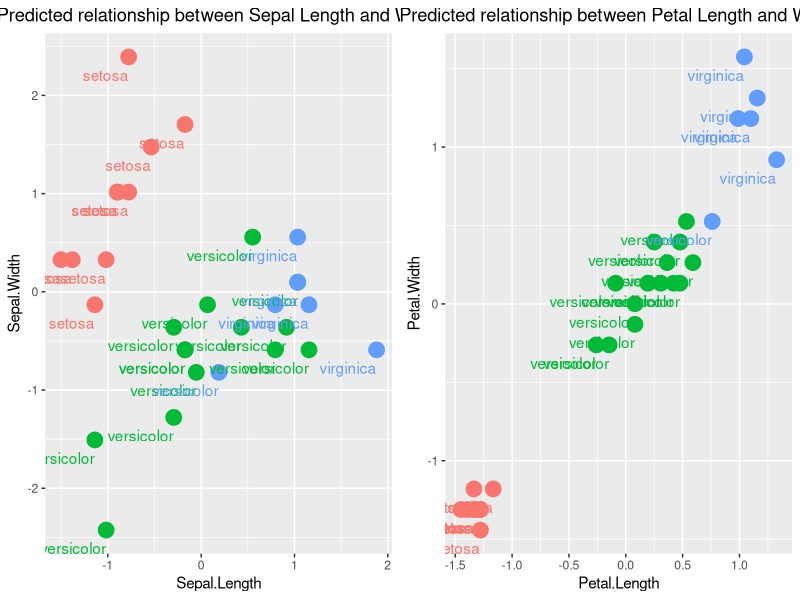

Reproduce this figure in R.
rm(list=ls())

data <- iris

#Assigning row labels
row_labels = data[,5]

#Encoding the target feature as factor
data$Species <- as.numeric(data$Species)

#We want to scale our data
data[,1:4] <- scale(data[,1:4])

#Set seed for splitting data 80/20
set.seed(123)

# Get the size to split, where size is the size of our training
# And, the negative split for our testing
size <- floor(0.8 * nrow(data))

# Obtain row numbers
train_ind <-sample(seq_len(nrow(data)),size =size)

# Training labels
train_labels <- data[train_ind, 5]
# Testing labels
test_labels <- row_labels[-train_ind]
# Training data
data_train <- data[train_ind,1:4]
# Testing data
data_test <- data[-train_ind,1:4]


# Model Rin
library(class)
predictions <- knn(train = data_train,
                  test = data_test,
                  cl = train_labels,
                  k =round(sqrt(nrow(data_train))))

# Let us focus on the subject of plotting our values
plot_predictions <- data.frame(
  data_test$Sepal.Length,
  data_test$Sepal.Width,
  data_test$Petal.Length,
  data_test$Petal.Width,
  predicted = predictions
)



# Renaming col name
colnames(plot_predictions) <- c("Sepal.Length",
                                "Sepal.Width",
                                "Petal.Length",
                                "Petal.Width",
                                "predicted"
                                )

# Let us plot our data
library(ggplot2)
library(gridExtra)

p1 <- ggplot(plot_predictions, aes(Sepal.Length,
                                   Sepal.Width,
                                   color = predicted, 
                                   fill = predicted)) +
geom_point(size  =5) +
geom_text(aes(label = test_labels), hjust = 1, vjust = 2) +
  ggtitle("Predicted relationship between Sepal Length and Width") +
  theme(plot.title = element_text(hjust = 0.5)) +
  theme(legend.position = "none")

p2<- ggplot(plot_predictions, aes(Petal.Length,
                                  Petal.Width,
                                  color = predicted, 
                                  fill = predicted)) +
  geom_point(size  =5) +
  geom_text(aes(label = test_labels), hjust = 1, vjust = 2) +
  ggtitle("Predicted relationship between Petal Length and Width") +
  theme(plot.title = element_text(hjust = 0.5)) +
  theme(legend.position = "none")

grid.arrange(p1,p2, ncol = 2)
